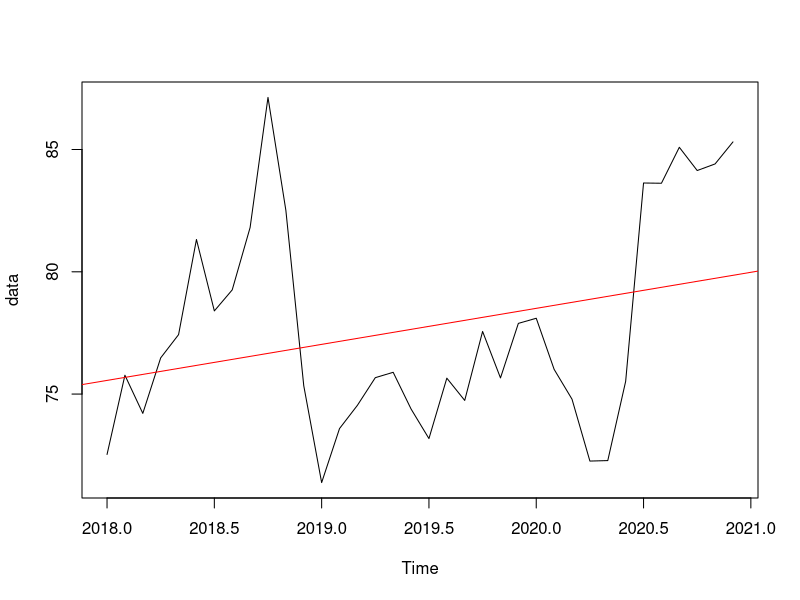
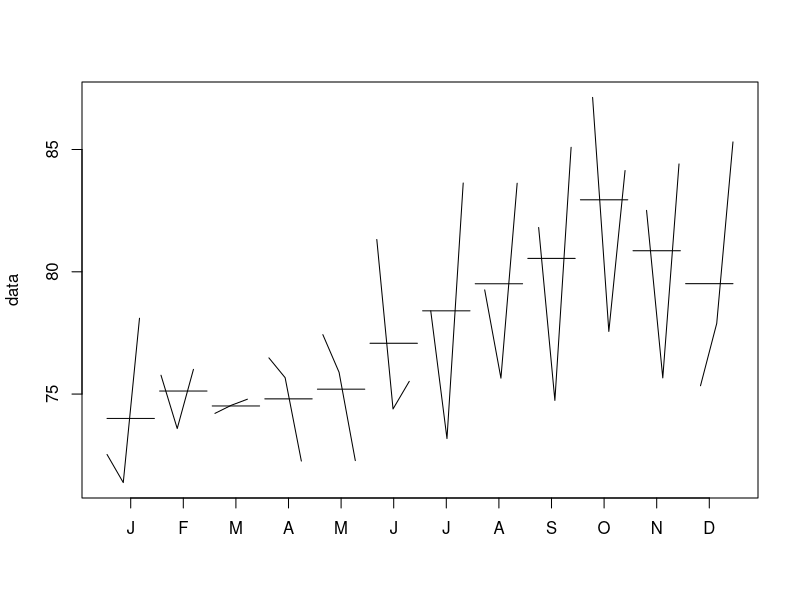
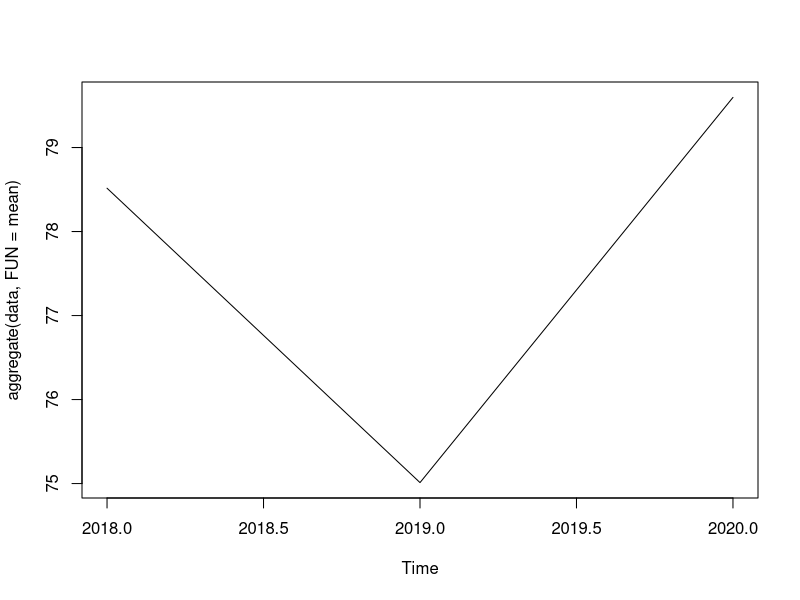
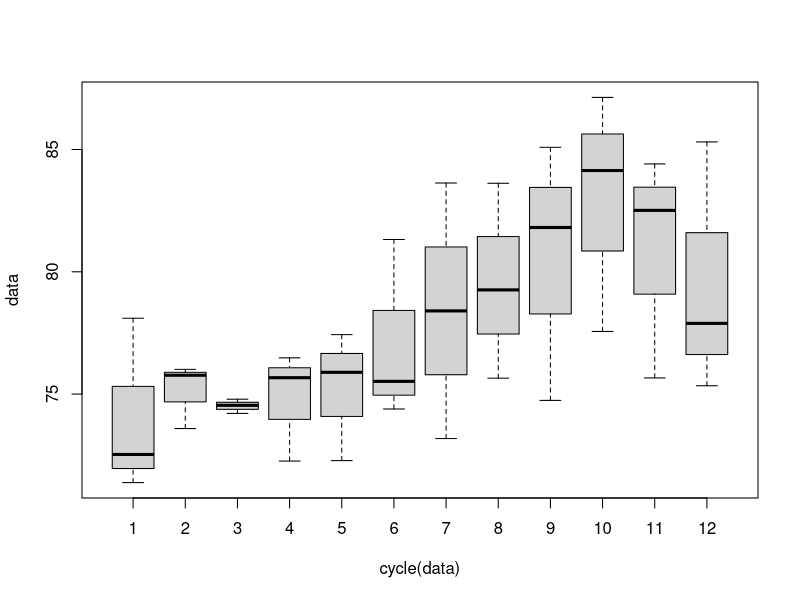
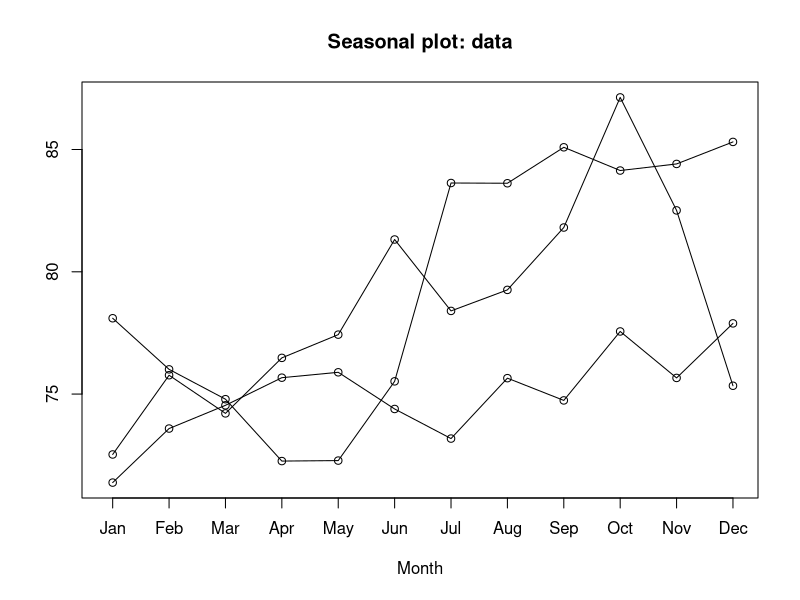
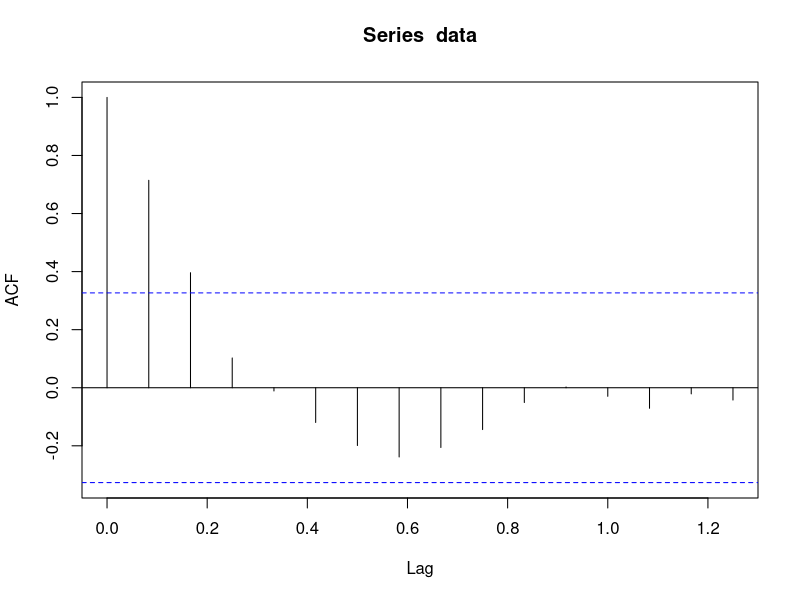
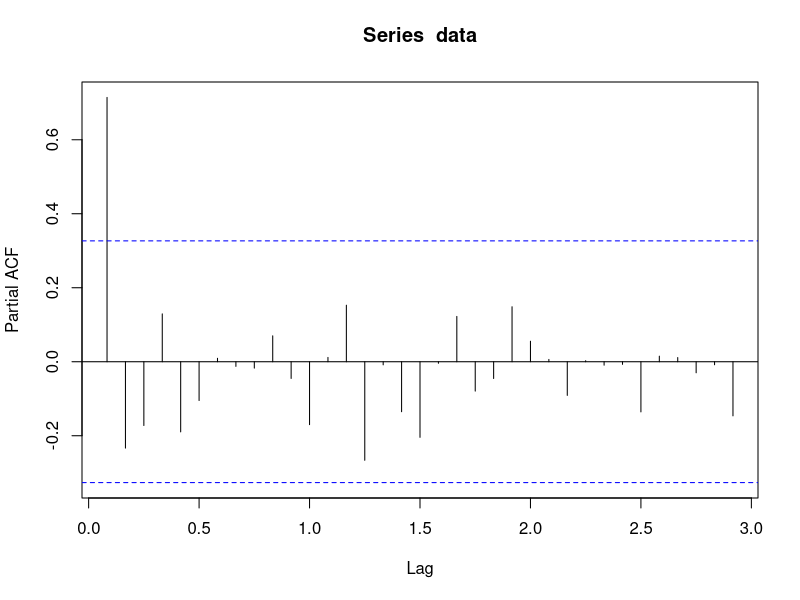

These charts were generated, in order, by the following R code: (Note: this script raises an error after producing the figures.)
rm(list=ls())
vec=read.csv("PetrolPriceChennai.csv")
data=ts(vec$Opening, start=c(2018,1), end=c(2020,12), frequency=12)

start(data)
end(data)
frequency(data) 
cycle(data) 
summary(data) 

# plotting the series 
plot(data) 

#regression 
abline(reg=lm(data~time(data)), col="red") 

#month-wise (range and mean) plot  
monthplot(data) 

# year-wise mean plot 
plot(aggregate(data,FUN=mean)) 

# month-wise box plot 
boxplot(data~cycle(data)) 

#install.packages("forecast") 
library(forecast) 
seasonplot(data) 

# Autocorrelation and Partial Autocorrelation plots 
acf(data) 
pacf(data, lag=length(data),pl=TRUE) 

# ARIMA 
fit <- arima(data, order=c(3, 2, 2))  #order=c(p,d,q)
accuracy(fit)         
newdata <- forecast(fit, 7) 
plot(newdata) 

# Auto ARIMA  
fit <- auto.arima(data) 
newdata <- forecast(fit, 7) 
plot(newdata) 
